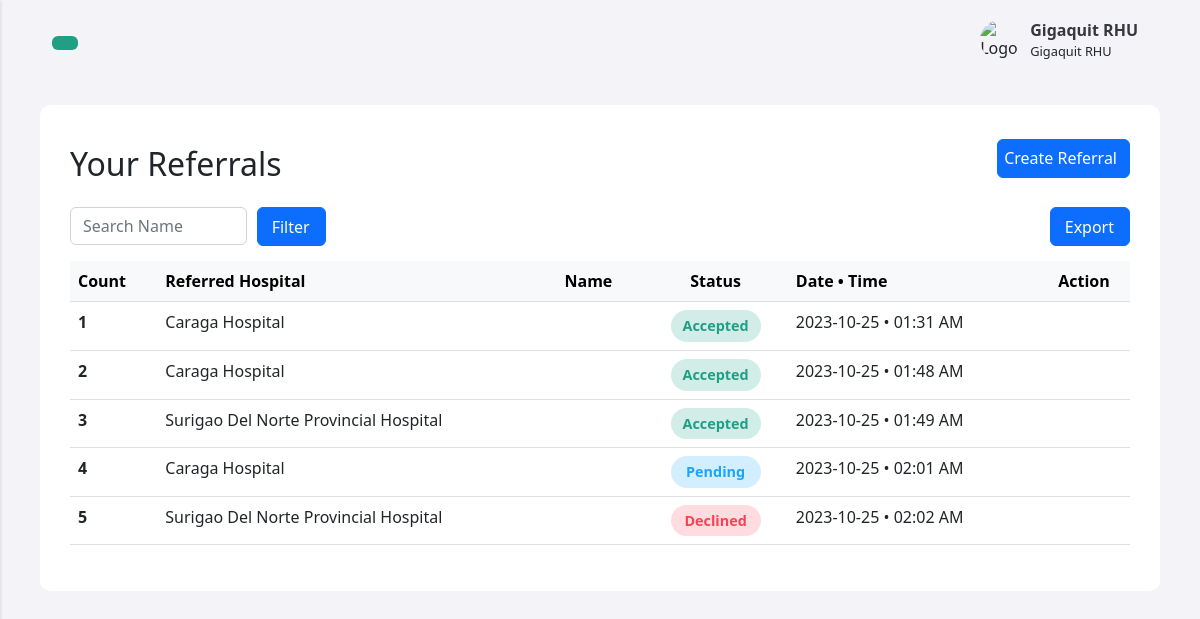
/facility/dashboard/referrals.php (signed in), run on an earlier commit of the app's database.
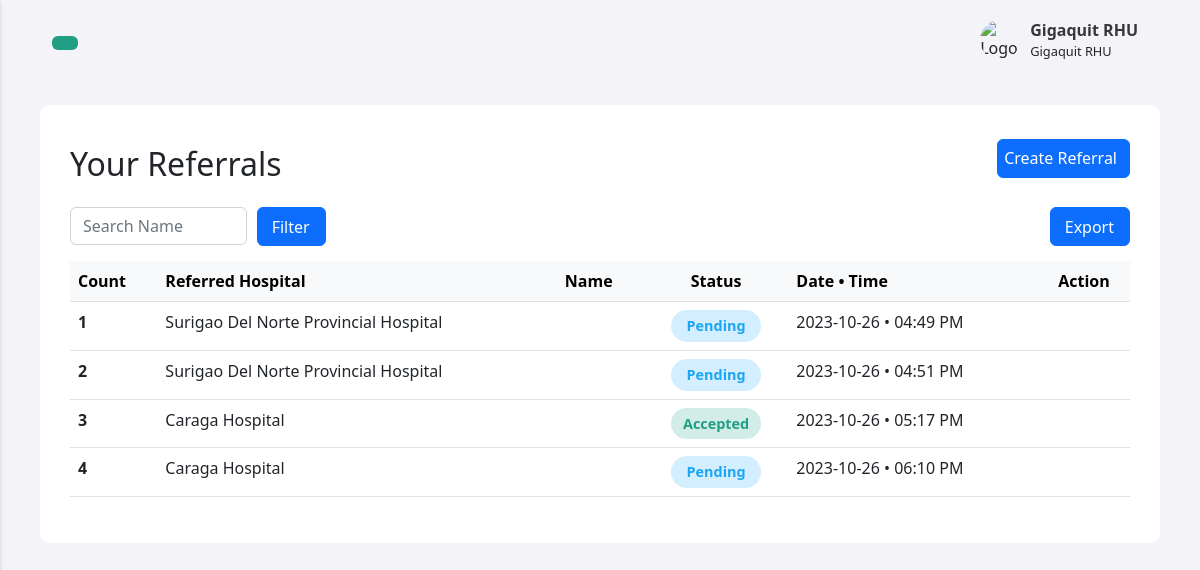
And on a later commit of the database.
### tables this page shows
CREATE TABLE `referral_forms` (
  `id` int(11) NOT NULL,
  `Name` varchar(255) DEFAULT NULL,
  `dadaad` varchar(255) NOT NULL
);

CREATE TABLE `facilities` (
  `fclt_id` int(11) NOT NULL,
  `fclt_name` varchar(255) NOT NULL,
  `fclt_password` varchar(255) NOT NULL,
  `fclt_ref_id` varchar(255) NOT NULL,
  `fclt_type` varchar(255) NOT NULL,
  `fclt_address` varchar(255) NOT NULL,
  `img_url` text NOT NULL
);

CREATE TABLE `referral_records` (
  `id` int(11) NOT NULL,
  `fclt_id` int(11) NOT NULL,
  `rfrrl_id` int(11) NOT NULL,
  `date` varchar(255) NOT NULL,
  `time` varchar(255) NOT NULL,
  `referred_hospital` varchar(255) NOT NULL,
  `status` varchar(255) NOT NULL
);

### facility/dashboard/includes/referral_functions.inc.php (called while the page is built, shortened)
<?php
include 'dbh.inc.php';
function myReferrals() {
    global $conn, $fclt_id;
    $sql = "SELECT referral_forms.*, referral_records.*, facilities.*
    FROM referral_forms
    INNER JOIN referral_records ON referral_forms.id = referral_records.rfrrl_id
    INNER JOIN facilities ON facilities.fclt_id = referral_records.referred_hospital
    WHERE referral_records.fclt_id = $fclt_id";
    $result = mysqli_query($conn, $sql);
    if ($result) {
        $referrals = mysqli_fetch_all($result, MYSQLI_ASSOC);
        return $referrals;
    } else {
        echo "Error executing query: " . mysqli_error($conn);
    }
    return array();
}

### facility/dashboard/referrals.php (the view, shortened to what this page needs)
<?php
include_once 'header.php';
include_once 'includes/referral_functions.inc.php';
$displayreferrals = myReferrals() ;
?>
<div class="feed">
<div class="head" id="reload">
<h2>Your Referrals</h2>
<div class="head_buttons">
<?php
if (isset($_SESSION["facilityaccount"])) {
    if ($_SESSION["fclttype"] == 'Birthing Home' || $_SESSION["fclttype"] == 'Provincial Hospital') {
        echo '
        <div class = "buttons">
        <button type="button" class="right-button btn btn-primary " data-bs-toggle="modal" data-bs-target="#createReferralModal"><i class="fi fi-br-plus"></i> Create Referral</button>
        </div>';
    }
}
?>
</div>
</div>
<div id="yourDivId" class="yourDivClass">
 <div class="table-header">
 <div class="col-2">
  <input type="text" id="patients_name" class="form-control" placeholder="Search Name">
  </div>
  <div class="col-2">
  <button type="button" class="btn btn-primary" data-bs-toggle="offcanvas" data-bs-target="#offcanvasRight" aria-controls="offcanvasRight"><i class="fi fi-rr-settings-sliders"></i> Filter</button>
  </div>
  <button type="button" class="btn btn-primary" id="report"><i class="fi fi-rr-upload"></i> Export</button>
 </div>
<div class="table-responsive">
    <table id="referralsTable" class="table">
      <thead class="table-light">
        <tr>
          <th scope="col">Count</th>
          <th scope="col">Referred Hospital</th>
          <th scope="col">Name</th>
          <th scope="col" class="action-column">Status</th>
          <th scope="col">Date • Time</th>
          <th scope="col" class="action-column">Action</th>
        </tr>
      </thead>
      <tbody>
        <?php
        $count = 0;
        foreach ($displayreferrals as $displayreferrals) {
          $count++;
          $rffrl_id = $displayreferrals['rfrrl_id'];
          $rfrrd_hospital = $displayreferrals['fclt_name'];
          $Name = $displayreferrals['name'];
          $status = $displayreferrals['status'];
          $date = $displayreferrals['date'];
          $time = $displayreferrals['time'];
          ?>
          <tr>
          <th scope="row"><?php echo $count  ?></th>
          <td><?php echo $rfrrd_hospital ?></td>
          <td><?php echo $Name ?></td>
          <td class="action-column" id="<?php echo $status ?>-column"><p><?php echo $status ?></p></td>
          <td><?php echo $date ?> • <?php echo $time ?></td>
          <td class="action-column">
          <button id="icon-btn" type="button" value="<?php echo $rffrl_id ?>" class="viewMyRecord"><i class="fi fi-rr-eye"></i></button>
          </td>
        </tr>
        <?php
        }
        ?>
      </tbody>
    </table>
  </div>
  </div>
  </div>
<?php
include_once 'footer.php'
?>

What changed in the data, as far as the page shows it:
removed referral_forms: facilities.fclt_name "Caraga Hospital", referral_records.status "Accepted", referral_records.date "2023-10-25", referral_records.time "01:31 AM"
removed referral_forms: facilities.fclt_name "Caraga Hospital", referral_records.status "Accepted", referral_records.date "2023-10-25", referral_records.time "01:48 AM"
removed referral_forms: facilities.fclt_name "Surigao Del Norte Provincial Hospital", referral_records.status "Accepted", referral_records.date "2023-10-25", referral_records.time "01:49 AM"
removed referral_forms: facilities.fclt_name "Caraga Hospital", referral_records.status "Pending", referral_records.date "2023-10-25", referral_records.time "02:01 AM"
removed referral_forms: facilities.fclt_name "Surigao Del Norte Provincial Hospital", referral_records.status "Declined", referral_records.date "2023-10-25", referral_records.time "02:02 AM"
added referral_forms: facilities.fclt_name "Surigao Del Norte Provincial Hospital", referral_records.status "Pending", referral_records.date "2023-10-26", referral_records.time "04:49 PM"
added referral_forms: facilities.fclt_name "Surigao Del Norte Provincial Hospital", referral_records.status "Pending", referral_records.date "2023-10-26", referral_records.time "04:51 PM"
added referral_forms: facilities.fclt_name "Caraga Hospital", referral_records.status "Accepted", referral_records.date "2023-10-26", referral_records.time "05:17 PM"
added referral_forms: facilities.fclt_name "Caraga Hospital", referral_records.status "Pending", referral_records.date "2023-10-26", referral_records.time "06:10 PM"
